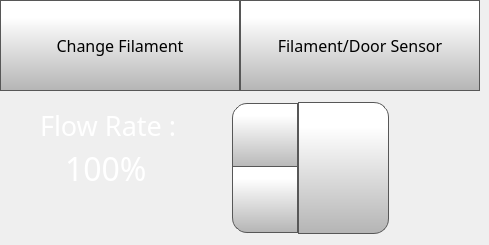
      <widget class="QWidget" name="filamentTab">
       <attribute name="icon">
        <iconset>
         <normaloff>templates/img/Spool.png</normaloff>
         <normalon>templates/img/Spool_Selected.png</normalon>
         <activeon>png/Spool_Selected.png</activeon>
         <selectedoff>png/Spool.png</selectedoff>
         <selectedon>png/Spool_Selected.png</selectedon>templates/img/Spool.png</iconset>
       </attribute>
       <attribute name="title">
        <string/>
       </attribute>
       <widget class="QPushButton" name="setFlowRateButton">
        <property name="geometry">
         <rect>
          <x>298</x>
          <y>102</y>
          <width>91</width>
          <height>132</height>
         </rect>
        </property>
        <property name="font">
         <font>
          <family>Gotham</family>
          <pointsize>13</pointsize>
         </font>
        </property>
        <property name="styleSheet">
         <string notr="true">QPushButton {
     border: 1px solid rgb(87, 87, 87);
	background-color: qlineargradient(spread:pad, x1:0, y1:1, x2:0, y2:0.188, stop:0 rgba(180, 180, 180, 255), stop:1 rgba(255, 255, 255, 255));
border-top-right-radius: 15px;
border-bottom-right-radius: 15px;

}

QPushButton:pressed {
    background-color: qlineargradient(x1: 0, y1: 0, x2: 0, y2: 1,
                                      stop: 0 #dadbde, stop: 1 #f6f7fa);
}

QPushButton:flat {
    border: none; /* no border for a flat push button */
}

QPushButton:default {
    border-color: navy; /* make the default button prominent */
}

QPushButton:focus {
	outline: none;
}</string>
        </property>
        <property name="text">
         <string/>
        </property>
        <property name="icon">
         <iconset>
          <normaloff>templates/img/verification-mark.png</normaloff>templates/img/verification-mark.png</iconset>
        </property>
        <property name="iconSize">
         <size>
          <width>50</width>
          <height>50</height>
         </size>
        </property>
       </widget>
       <widget class="QSpinBox" name="flowRateSpinBox">
        <property name="geometry">
         <rect>
          <x>60</x>
          <y>100</y>
          <width>241</width>
          <height>136</height>
         </rect>
        </property>
        <property name="font">
         <font>
          <family>Gotham</family>
          <pointsize>24</pointsize>
         </font>
        </property>
        <property name="styleSheet">
         <string notr="true">QSpinBox {
    padding-right: 5px; /* make room for the arrows */
	color: rgb(255, 255, 255);
	background-color: rgba(255, 255, 255, 0);
   
}
QSpinBox ::text:selected {
	background-color: rgb(255, 146, 57);
   
}
QSpinBox::up-button {
     border: 1px solid rgb(87, 87, 87);

border-top-left-radius: 15px;
	background-color: qlineargradient(spread:pad, x1:0, y1:1, x2:0, y2:0.188, stop:0 rgba(180, 180, 180, 255), stop:1 rgba(255, 255, 255, 255));
    width: 60px;
     height: 61px;
    padding: 2px;
}

QSpinBox::up-arrow { image: url(./templates/img/arrows.png);
    width: 40px;
     height: 40px;
padding: 5px; }



QSpinBox::up-button:pressed {
    background-color: qlineargradient(x1: 0, y1: 0, x2: 0, y2: 1,
                                      stop: 0 #dadbde, stop: 1 #f6f7fa);
}


QSpinBox::down-button {
     border: 1px solid rgb(87, 87, 87);
border-bottom-left-radius: 15px;
	background-color: qlineargradient(spread:pad, x1:0, y1:1, x2:0, y2:0.188, stop:0 rgba(180, 180, 180, 255), stop:1 rgba(255, 255, 255, 255));
    width: 60px;
     height: 61px;
    padding: 2px;
}

QSpinBox::down-arrow {image: url(./templates/img/arrows-5.png);
    width: 40px;
     height: 40px;
padding: 5px;
}

QSpinBox::down-button:pressed {
    background-color: qlineargradient(x1: 0, y1: 0, x2: 0, y2: 1,
                                      stop: 0 #dadbde, stop: 1 #f6f7fa);

}

</string>
        </property>
        <property name="frame">
         <bool>false</bool>
        </property>
        <property name="readOnly">
         <bool>false</bool>
        </property>
        <property name="buttonSymbols">
         <enum>QAbstractSpinBox::UpDownArrows</enum>
        </property>
        <property name="accelerated">
         <bool>true</bool>
        </property>
        <property name="suffix">
         <string>%</string>
        </property>
        <property name="minimum">
         <number>75</number>
        </property>
        <property name="maximum">
         <number>125</number>
        </property>
        <property name="singleStep">
         <number>1</number>
        </property>
        <property name="value">
         <number>100</number>
        </property>
       </widget>
       <widget class="QLabel" name="flowRateLabelControlPage">
        <property name="geometry">
         <rect>
          <x>40</x>
          <y>110</y>
          <width>181</width>
          <height>31</height>
         </rect>
        </property>
        <property name="font">
         <font>
          <family>Gotham Light</family>
          <pointsize>20</pointsize>
          <weight>50</weight>
          <bold>false</bold>
         </font>
        </property>
        <property name="styleSheet">
         <string notr="true">color: rgb(255, 255, 255);
background-color: rgba(255, 255, 255, 0);</string>
        </property>
        <property name="text">
         <string>Flow Rate :</string>
        </property>
       </widget>
       <widget class="QToolButton" name="changeFilamentButton">
        <property name="geometry">
         <rect>
          <x>0</x>
          <y>0</y>
          <width>240</width>
          <height>91</height>
         </rect>
        </property>
        <property name="font">
         <font>
          <family>Gotham</family>
          <pointsize>12</pointsize>
         </font>
        </property>
        <property name="styleSheet">
         <string notr="true">QToolButton  {
     border: 1px solid rgb(87, 87, 87);
	background-color: qlineargradient(spread:pad, x1:0, y1:1, x2:0, y2:0.188, stop:0 rgba(180, 180, 180, 255), stop:1 rgba(255, 255, 255, 255));


}

QToolButton :pressed {
    background-color: qlineargradient(x1: 0, y1: 0, x2: 0, y2: 1,
                                      stop: 0 #dadbde, stop: 1 #f6f7fa);
}

QToolButton :flat {
    border: none; /* no border for a flat push button */
}

QToolButton :default {
    border-color: navy; /* make the default button prominent */
}

QToolButton :focus {
	outline: none;
}</string>
        </property>
        <property name="text">
         <string>Change Filament</string>
        </property>
        <property name="icon">
         <iconset>
          <normaloff>templates/img/changeFilament.png</normaloff>templates/img/changeFilament.png</iconset>
        </property>
        <property name="iconSize">
         <size>
          <width>60</width>
          <height>60</height>
         </size>
        </property>
        <property name="toolButtonStyle">
         <enum>Qt::ToolButtonTextUnderIcon</enum>
        </property>
       </widget>
       <widget class="QToolButton" name="toggleFilamentSensorButton">
        <property name="enabled">
         <bool>true</bool>
        </property>
        <property name="geometry">
         <rect>
          <x>240</x>
          <y>0</y>
          <width>240</width>
          <height>91</height>
         </rect>
        </property>
        <property name="font">
         <font>
          <family>Gotham</family>
          <pointsize>12</pointsize>
         </font>
        </property>
        <property name="styleSheet">
         <string notr="true">QToolButton  {
     border: 1px solid rgb(87, 87, 87);
	background-color: qlineargradient(spread:pad, x1:0, y1:1, x2:0, y2:0.188, stop:0 rgba(180, 180, 180, 255), stop:1 rgba(255, 255, 255, 255));


}

QToolButton :pressed {
    background-color: qlineargradient(x1: 0, y1: 0, x2: 0, y2: 1,
                                      stop: 0 #dadbde, stop: 1 #f6f7fa);
	/* #dadbde #f6f7fa */
}


QToolButton :flat {
    border: none; /* no border for a flat push button */
}

QToolButton :default {
    border-color: navy; /* make the default button prominent */
}

QToolButton :focus {
	outline: none;
}</string>
        </property>
        <property name="text">
         <string>Filament/Door Sensor</string>
        </property>
        <property name="icon">
         <iconset>
          <normaloff>templates/img/filamentSensorOn.png</normaloff>templates/img/filamentSensorOn.png</iconset>
        </property>
        <property name="iconSize">
         <size>
          <width>60</width>
          <height>60</height>
         </size>
        </property>
        <property name="checkable">
         <bool>false</bool>
        </property>
        <property name="checked">
         <bool>false</bool>
        </property>
        <property name="toolButtonStyle">
         <enum>Qt::ToolButtonTextUnderIcon</enum>
        </property>
       </widget>
       <zorder>flowRateSpinBox</zorder>
       <zorder>setFlowRateButton</zorder>
       <zorder>flowRateLabelControlPage</zorder>
       <zorder>changeFilamentButton</zorder>
       <zorder>toggleFilamentSensorButton</zorder>
      </widget>
